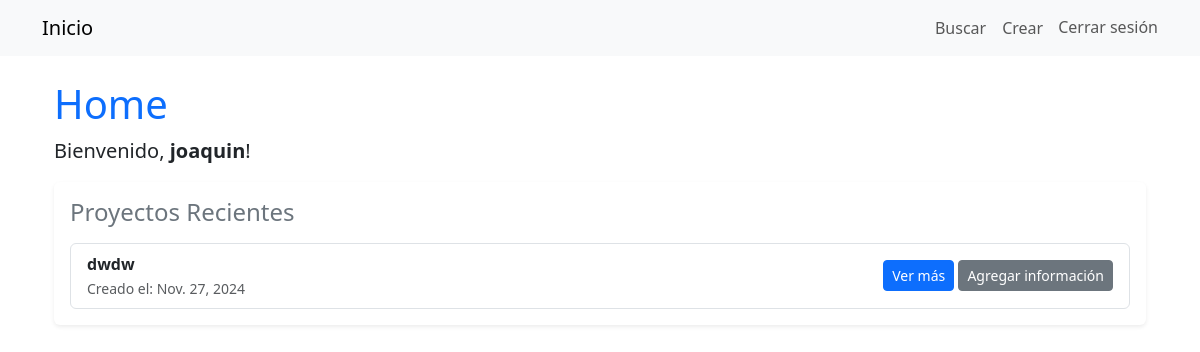
Before: / (signed in) with the older database file.
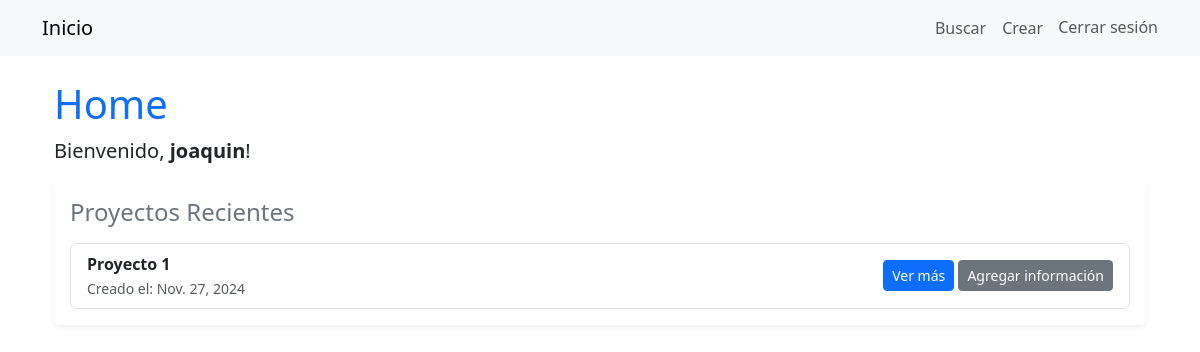
After: the same page with the newer database file.
### creadorAPP/models.py (models this page shows, shortened)
class ProjectPlan(models.Model):
    created_by = models.ForeignKey(User, on_delete=models.CASCADE)
    title = models.CharField(max_length=100,blank=True, default='')
    description = models.TextField(blank=True, default='')
    objetive = models.TextField(blank=True, default='')
    clientName = models.CharField(max_length=50,blank=True, default='')
    startDate = models.DateField(blank=True, default='')
    endDate = models.DateField(blank=True, default='')
    presupuestoTotal = models.DecimalField(
        max_digits=12,
        decimal_places=2,
        null=True,
        blank=True,
        help_text="Presupuesto total del proyecto en USD."
        )

### creadorAPP/views.py (the view)
# urls.py: path('', views.recent_projects, name='home'),
@login_required
def recent_projects(request):
    recent_projects = ProjectPlan.objects.filter(created_by=request.user)
    context = {'recent_projects': recent_projects}
    return render(request, 'home/home.html', context)

### creadorAPP/templates/home/home.html (shortened to what this page needs)
{% extends 'view_home.html' %}
{% block content %}
<div class="container my-4">
    <h1 class="text-primary">Home</h1>
    <p class="fs-5">Bienvenido, <strong>{{ request.user.username }}</strong>!</p>
    <div class="card shadow-sm border-0">
        <div class="card-body">
            <h2 class="h4 text-secondary mb-3">Proyectos Recientes</h2>
            <ul class="list-group">
                {% for project in recent_projects %}
                    <li class="list-group-item d-flex justify-content-between align-items-center">
                        <div>
                            <strong>{{ project.title }}</strong><br>
                            <small class="text-muted">Creado el: {{ project.startDate }}</small>
                        </div>
                        <div>
                            <a href="{% url 'view_project_plan' project.id %}" class="btn btn-primary btn-sm">Ver más</a>
                            <a href="{% url 'indice' project.id %}" class="btn btn-secondary btn-sm">Agregar información</a>
                        </div>
                    </li>
                {% empty %}
                    <li class="list-group-item text-muted">No tienes proyectos recientes.</li>
                {% endfor %}
            </ul>
        </div>
    </div>
</div>
{% endblock %}

Changed rows visible on the page:
removed ProjectPlan: title "dwdw", startDate "Nov. 27, 2024"
added ProjectPlan: title "Proyecto 1", startDate "Nov. 27, 2024"
